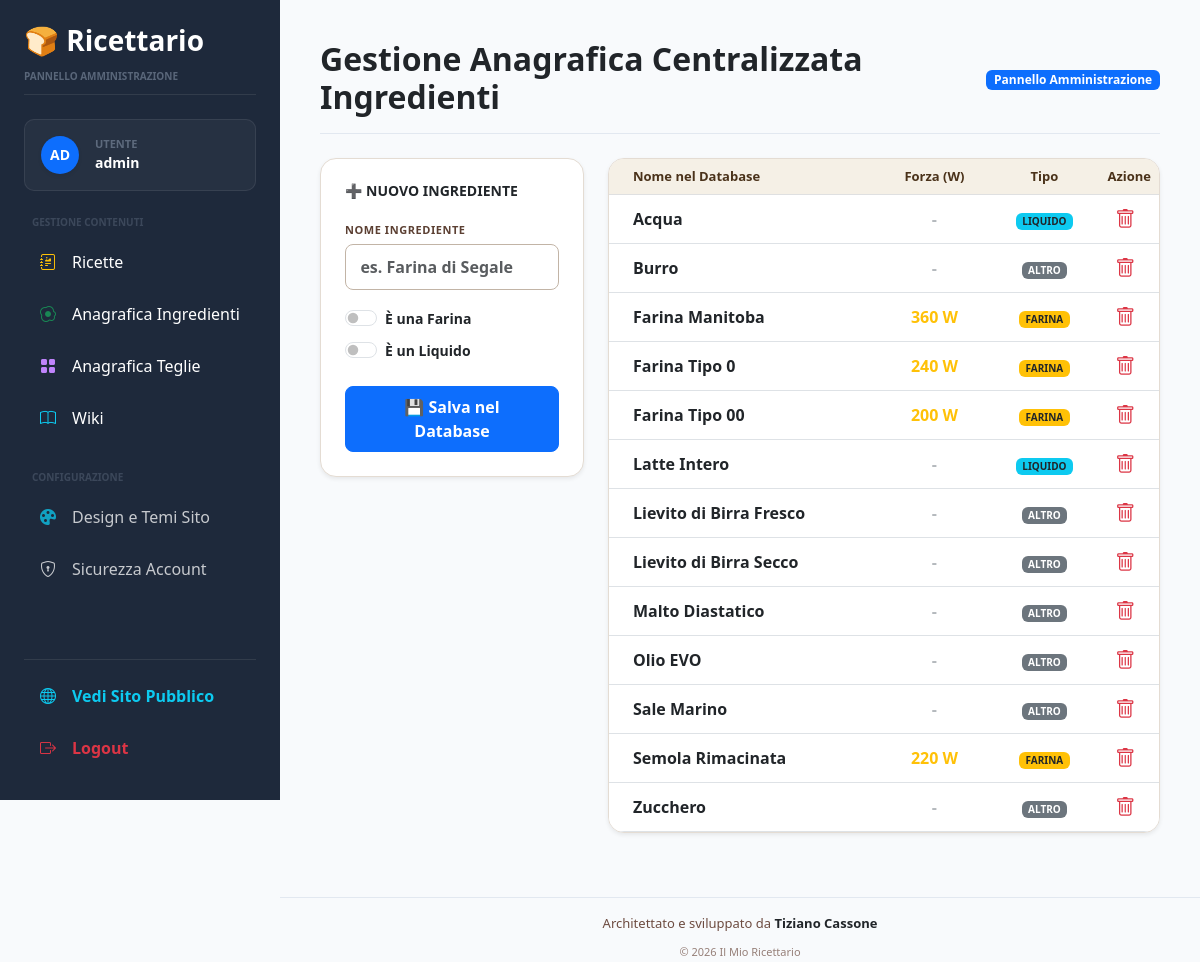
/admin/ingredients/master (signed in), run on an earlier commit of the app's database.
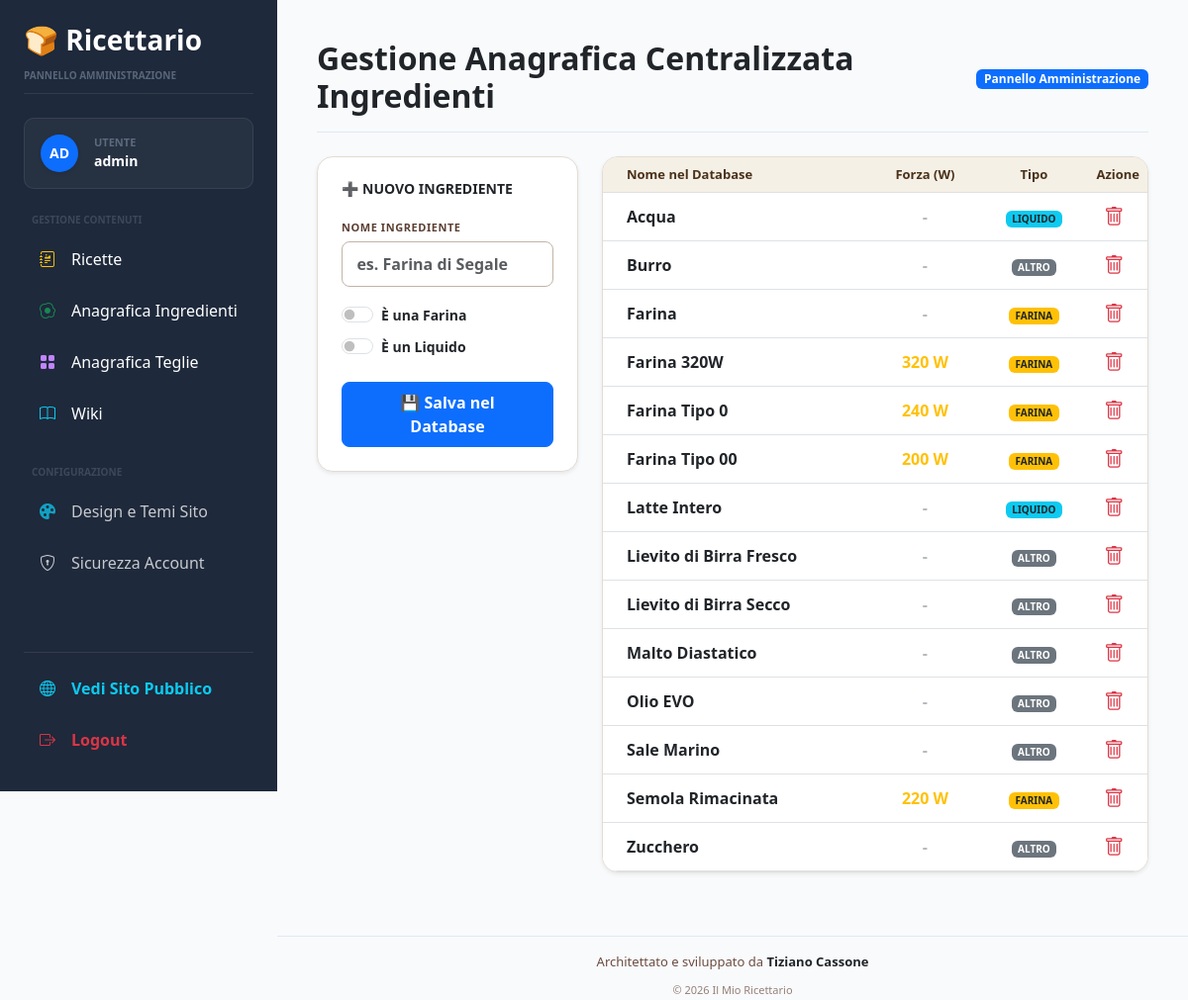
And on a later commit of the database.
### models/ingredient_master.py (models this page shows, shortened)
class MasterIngredient(db.Model):
    __tablename__ = "master_ingredients"
    id = db.Column(
        db.Integer,
        primary_key=True
    )
    name = db.Column(
        db.String(255),
        unique=True,
        nullable=False
    )
    is_flour = db.Column(
        db.Boolean,
        default=False
    )
    is_liquid = db.Column(
        db.Boolean,
        default=False
    )
    w_value = db.Column(
        db.Integer,
        nullable=True,
        default=0
    )

### routes/admin.py (the view)
@admin_bp.route("/ingredients/master", methods=["GET"])
@login_required
def master_ingredients_view():
    master_ingredients = MasterIngredient.query.order_by(MasterIngredient.name).all()
    return render_template(
        "admin/ingredients_master.html",
        master_ingredients_list=master_ingredients
    )

### app.py (called while the page is built)
@login_manager.user_loader
def load_user(user_id):
    return db.session.get(
        User,
        int(user_id)
    )

@app.context_processor
def inject_global_settings():
    setting_record = Setting.query.order_by(Setting.id.desc()).first()
    return dict(
        settings_data=setting_record
    )

### templates/admin/ingredients_master.html (shortened to what the changed rows need)
{% extends "base.html" %}
{% block page_title %}Gestione Anagrafica Centralizzata Ingredienti{% endblock %}
{% block content %}
<div class="row g-4">
    <div class="col-md-8">
        <div class="card shadow-sm border-0 bg-white rounded-4 overflow-hidden">
            <div class="card-body p-0">
                <div class="table-responsive">
                    <table class="table table-hover align-middle mb-0">
                        <thead class="table-light">
                            <tr class="small text-secondary" style="font-size: 13px;">
                                <th class="ps-4">Nome nel Database</th>
                                <th class="text-center" style="width: 20%;">Forza (W)</th>
                                <th class="text-center" style="width: 20%;">Tipo</th>
                                <th class="text-center" style="width: 10%;">Azione</th>
                            </tr>
                        </thead>
                        <tbody>
                            {% if master_ingredients_list %}
                                {% for ing in master_ingredients_list %}
                                <tr class="border-bottom">
                                    <td class="ps-4 fw-semibold text-dark">{{ ing.name }}</td>
                                    <td class="text-center fw-bold text-secondary">
                                        {% if ing.is_flour and ing.w_value and ing.w_value > 0 %}
                                            <span class="text-warning">{{ ing.w_value }} W</span>
                                        {% else %}
                                            <span class="opacity-50">-</span>
                                        {% endif %}
                                    </td>
                                    <td class="text-center">
                                        {% if ing.is_flour %}
                                            <span class="badge bg-warning text-dark px-2.5 py-1.5 rounded-2 fw-bold" style="font-size: 10px;">FARINA</span>
                                        {% elif ing.is_liquid %}
                                            <span class="badge bg-info text-dark px-2.5 py-1.5 rounded-2 fw-bold" style="font-size: 10px;">LIQUIDO</span>
                                        {% else %}
                                            <span class="badge bg-secondary px-2.5 py-1.5 rounded-2 fw-bold" style="font-size: 10px;">ALTRO</span>
                                        {% endif %}
                                    </td>
                                    <td class="text-center pe-3">
                                        <a href="{{ url_for('admin.master_ingredient_delete', id=ing.id) }}" class="btn btn-sm btn-link text-danger p-0 shadow-none">
                                            <i class="bi bi-trash fs-5"></i>
                                        </a>
                                    </td>
                                </tr>
                                {% endfor %}
                            {% else %}
                                <tr>
                                    <td colspan="4" class="text-center text-muted py-4 fw-medium">Nessun ingrediente presente nel DB.</td>
                                </tr>
                            {% endif %}
                        </tbody>
                    </table>
                </div>
            </div>
        </div>
    </div>
</div>
{% endblock %}

What changed in the data, as far as the page shows it:
removed MasterIngredient: name "Farina Manitoba", w_value "360", is_flour "FARINA"
added MasterIngredient: name "Farina", is_flour "FARINA"
added MasterIngredient: name "Farina 320W", w_value "320", is_flour "FARINA"
